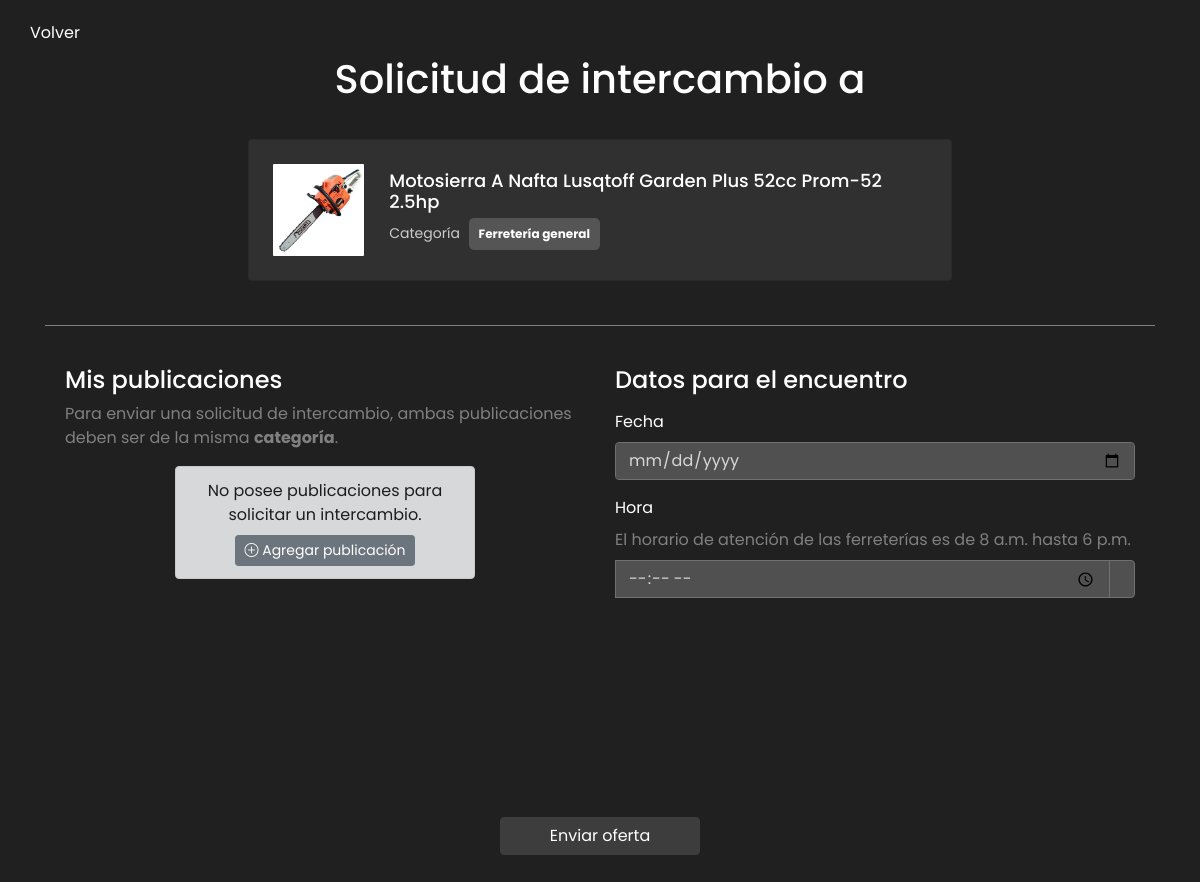
Page /publicacion/10/publicacion-existente (signed in) on the earlier database version.
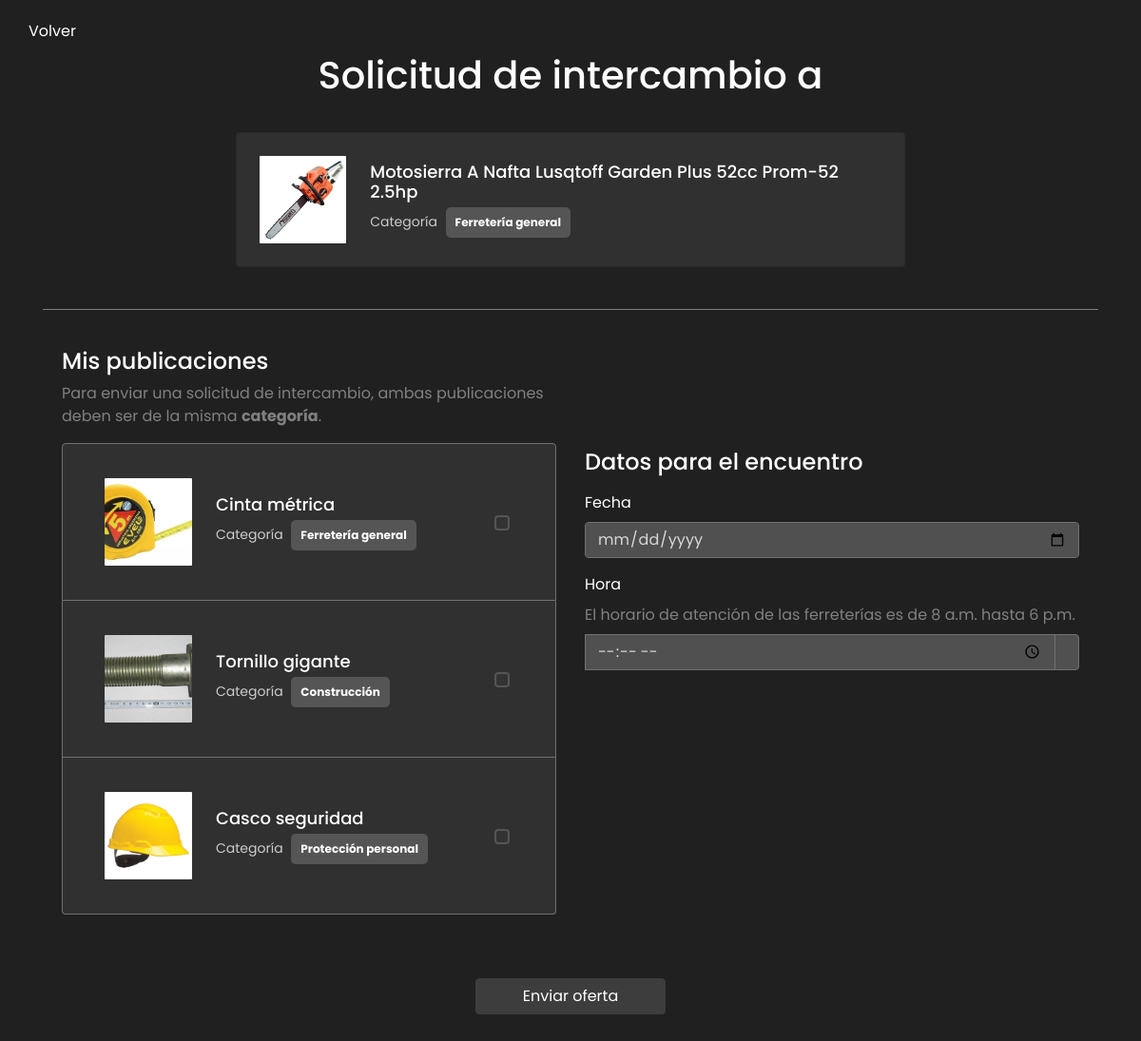
Same page on the later database version.
### vista_usuario/models.py (models this page shows, shortened)
class Publicacion(models.Model):
    NUEVO = 'nuevo'
    USADO = 'usado'
    ESTADOS_CHOICES = [
        (NUEVO, 'Nuevo'),
        (USADO, 'Usado'),
    ]
    CATEGORIA_CHOICES = [
        ('Electricidad', 'Electricidad'),
        ('Ferretería general', 'Ferretería general'),
        ('Construcción', 'Construcción'),
        ('Herramientas', 'Herramientas'),
        ('Jardinería', 'Jardinería'),
        ('Protección personal', 'Protección personal'),
    ]
    titulo = models.CharField(max_length=100)
    estado = models.CharField(max_length=10, choices=ESTADOS_CHOICES, default=NUEVO)
    categoria = models.CharField(max_length=50, choices=CATEGORIA_CHOICES)
    sucursal = models.ForeignKey(Sucursal, on_delete=models.SET_NULL, null=True)
    descripcion = models.TextField()
    autor = models.ForeignKey(User, on_delete=models.CASCADE)
    es_privada = models.BooleanField(default=False)
    parte_oferta = models.BooleanField(default=False)
    imagenes = models.ManyToManyField(
        'Imagen',
        related_name='publicaciones',
    )  # Relación ManyToMany con Imagen

class Imagen(models.Model):
    imagen = models.ImageField(upload_to='imagenes/')

### ferreplus/modulos/modulos_inicio_sesion.py (the view)
    def wrapper(request, *args, **kwargs):
        if not request.user.is_authenticated or request.user.is_staff or request.user.is_superuser:
            return HttpResponse("No tienes permiso para acceder a esta página.")
        return view_func(request, *args, **kwargs)

### ferreplus/modulos/modulos_inicio_sesion.py (called while the page is built)
def normal_required(view_func):
    def wrapper(request, *args, **kwargs):
        if not request.user.is_authenticated or request.user.is_staff or request.user.is_superuser:
            return HttpResponse("No tienes permiso para acceder a esta página.")
        return view_func(request, *args, **kwargs)
    return wrapper

### vista_usuario/middelwares/middelware.py (called while the page is built)
    def __call__(self, request):
        response = self.get_response(request)
        if request.path == reverse('cerrar_sesion') and request.user.is_authenticated:
            return redirect('inicio')  # Redirige a la página de inicio después de cerrar sesión
        return response

### templates/vista_usuario/publicacion_existente.html (shortened to what the changed rows need)
<!DOCTYPE html>
<html lang="en">
<head>
    <link href="https://stackpath.bootstrapcdn.com/bootstrap/4.5.2/css/bootstrap.min.css" rel="stylesheet">
    <link href="https://cdn.jsdelivr.net/npm/bootstrap-icons@1.10.3/font/bootstrap-icons.css" rel="stylesheet">
    <link href='https://unpkg.com/boxicons@2.1.4/css/boxicons.min.css' rel='stylesheet'>
    {% load static %}
    <link rel="stylesheet" type="text/css" href="{% static 'css/detalles_publicacion.css' %}">
</head>
<body>
    <div class="container">
        <div class="mb-3 text-center">
            <h1>Solicitud de intercambio a</h1>
        </div>
        <form method="POST" action="{% url 'publicacion_existente' publicacion_a_ofertar.id %}">
            <div class="row align-items-center">
                <div class="col-md-6 mb-3">
                    <div class="mb-3" id="ContainerForm">
                        <div class="list-group">
                            {% for pub in publicaciones_usuario %}
                            <div class="list-group-item" id="cardPublicacion">
                                <div class="card-body d-flex align-items-center">
                                    <div class="img-container">
                                        {% if pub.imagenes.all %}
                                            <img src="{{ pub.imagenes.first.imagen.url }}" alt="Imagen del producto" class="img-thumbnail" style="width: 100px; height: 100px;">
                                        {% else %}
                                            <img src="{% static 'ruta/a/imagen/por/defecto.jpg' %}" alt="Imagen por defecto" class="img-thumbnail" style="width: 100px; height: 100px;">
                                        {% endif %}
                                    </div>
                                    <div class="ml-3">
                                        <h6>{{ pub.titulo }}</h6>
                                        <span>Categoría <span class="badge badge-secondary">{{ pub.categoria }}</span></span>
                                    </div>
                                    <div class="ml-auto">
                                        <input type="radio" id="pub-{{ pub.id }}" name="publicacion" value="{{ pub.id }}">
                                    </div>
                                </div>
                            </div>
                            {% empty %}
                            <div class="mb-3 text-center">
                                <div class="alert alert-dark" role="alert">
                                    No posee publicaciones para solicitar un intercambio.
                                    <a href="{% url 'subir_publicacion' %}" class="btn btn-secondary btn-sm mt-2">
                                        <i class="bi bi-plus-circle"></i> Agregar publicación
                                    </a>
                                </div>
                            </div>
                            {% endfor %}
                        </div>
                    </div>
                </div>
            </div>
        </form>
    </div>
</body>
</html>

Differences in the rows shown:
added Publicacion: imagenes.first.imagen (picture), titulo "Cinta métrica", categoria "Ferretería general"
added Publicacion: imagenes.first.imagen (picture), titulo "Tornillo gigante", categoria "Construcción"
added Publicacion: imagenes.first.imagen (picture), titulo "Casco seguridad", categoria "Protección personal"
Other differences:
text no longer shown: "No posee publicaciones para solicitar un intercambio. Agregar publicación"
